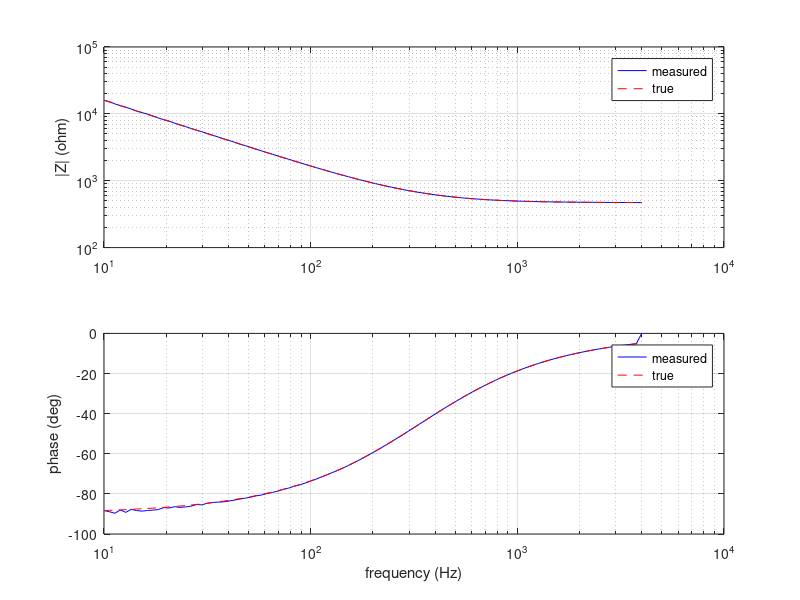

The MATLAB script that drew this image:
fs    = 8000;
R_ref = 1000;
R_dut = 470;
C_dut = 1e-6;

% logarithmically spaced frequencies, 10 Hz to 20 kHz
% but cap at fs/2 = 4000 Hz to stay below Nyquist
freqs = logspace(log10(10), log10(fs/2), 100);

N = 8000;
t = (0:N-1)'/fs;

function X = goertzel(x, omega)
    coeff        = 2*cos(omega);
    phase_factor = exp(-1j*omega);
    w1 = 0; w2 = 0;
    for n = 1:length(x)
        w0 = x(n) + coeff*w1 - w2;
        w2 = w1;
        w1 = w0;
    end
    X = w1 - phase_factor*w2;
end

Z_meas = zeros(size(freqs));

for k = 1:length(freqs)
    f0    = freqs(k);
    omega = 2*pi*f0/fs;

    % true impedance of series RC at this frequency
    Z_true = R_dut + 1/(1j*2*pi*f0*C_dut);

    % voltage divider signals
    H_ref = R_ref / (Z_true + R_ref);
    H_dut = Z_true / (Z_true + R_ref);

    x_ref = real(H_ref * exp(1j*2*pi*f0*t));
    x_dut = real(H_dut * exp(1j*2*pi*f0*t));

    X_ref = goertzel(x_ref, omega);
    X_dut = goertzel(x_dut, omega);

    Z_meas(k) = (X_dut / X_ref) * R_ref;
end

% Bode plot
figure;
subplot(2,1,1);
loglog(freqs, abs(Z_meas), 'b', freqs, abs(R_dut + 1./(1j*2*pi*freqs*C_dut)), 'r--');
ylabel('|Z| (ohm)');
legend('measured', 'true');
grid on;

subplot(2,1,2);
semilogx(freqs, angle(Z_meas)*180/pi, 'b', freqs, angle(R_dut + 1./(1j*2*pi*freqs*C_dut))*180/pi, 'r--');
ylabel('phase (deg)');
xlabel('frequency (Hz)');
legend('measured', 'true');
grid on;
